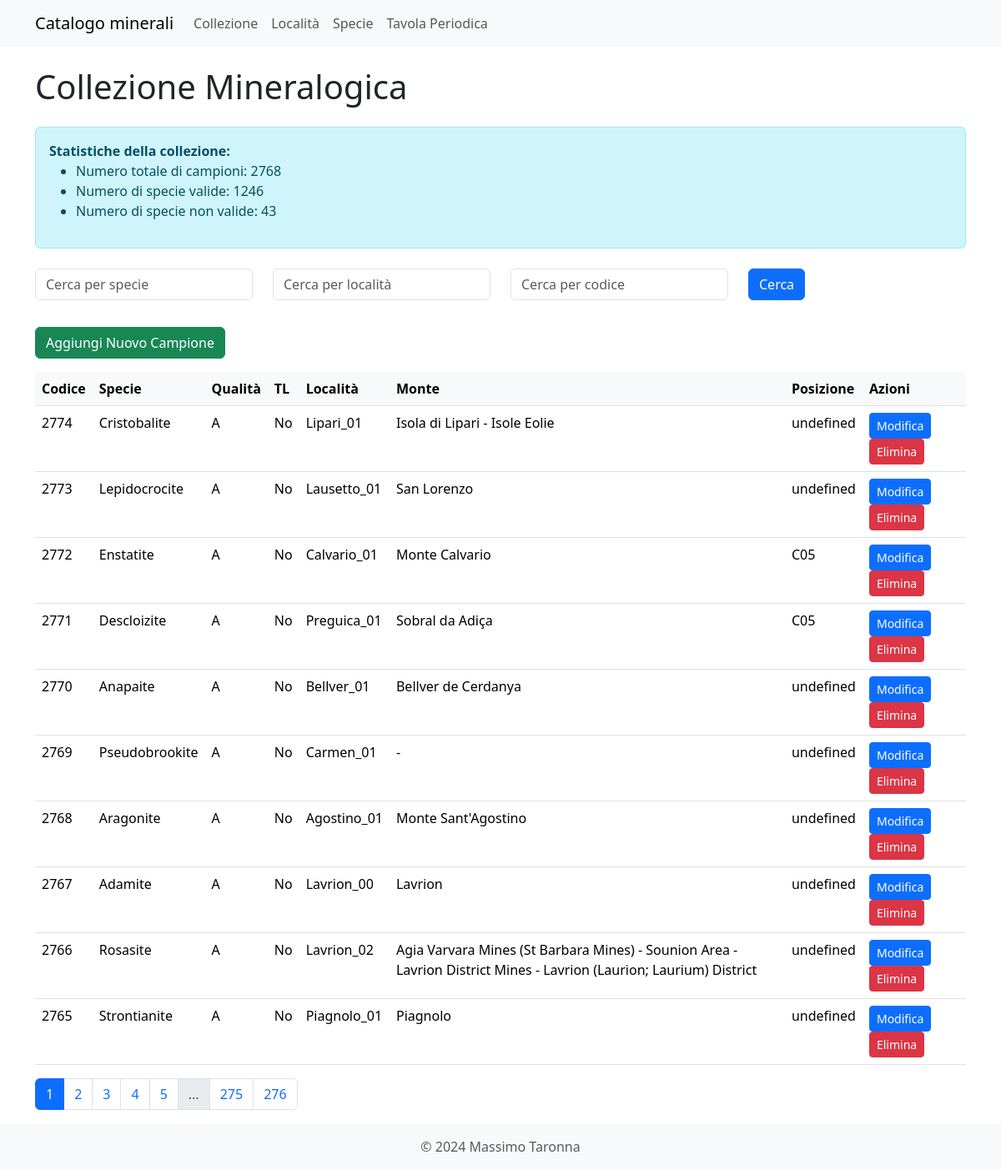
Page /collezione on the earlier database version.
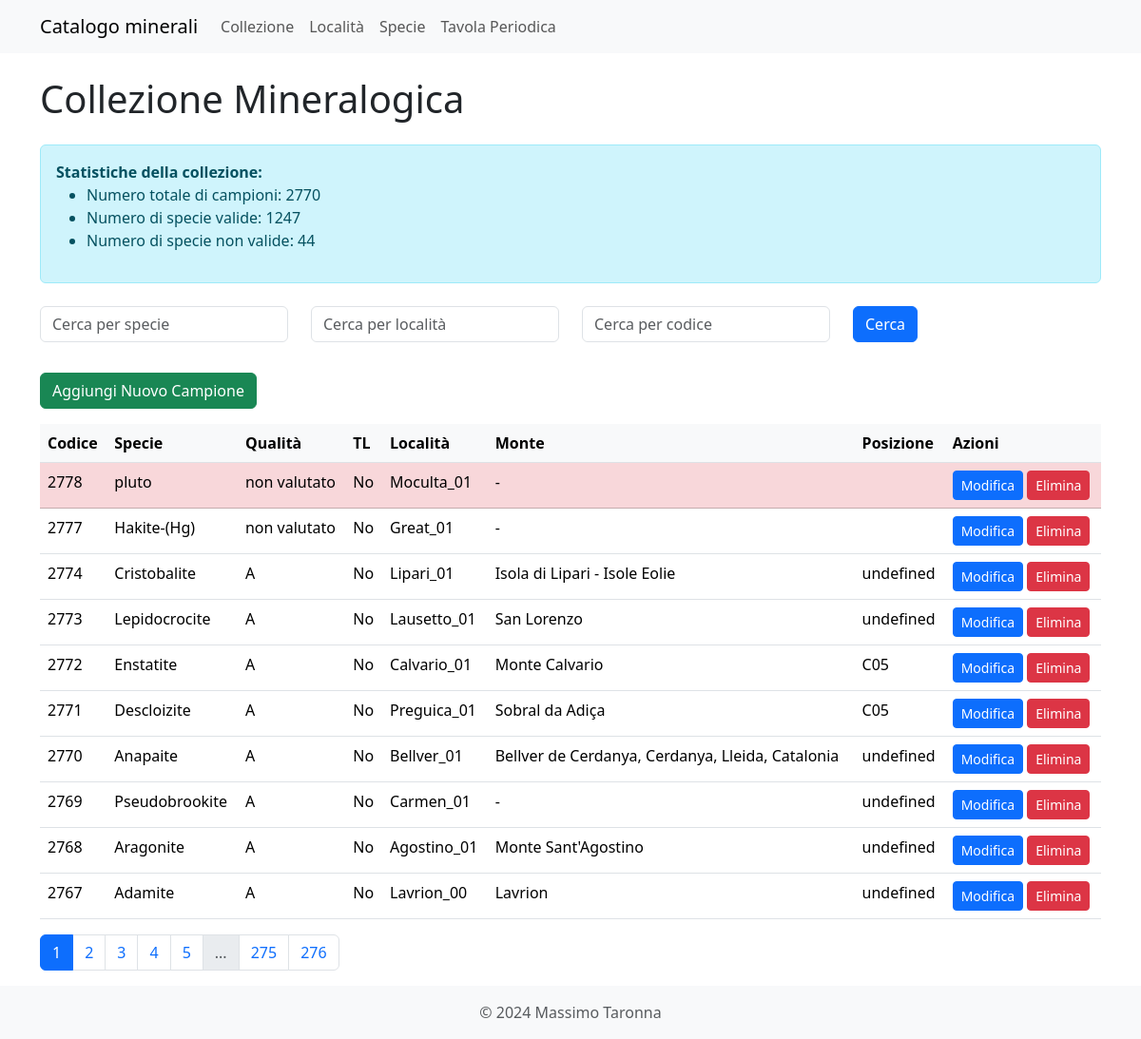
Same page on the later database version.
### models.py (models this page shows, shortened)
class Collezione(db.Model, SerializerMixin):
    id = db.Column(db.Integer, primary_key=True)
    codice = db.Column(db.Integer, unique=True, nullable=False)
    posizione = db.Column(db.String(50))
    specie_id = db.Column(db.Integer, db.ForeignKey('specie.id', name='fk_collezione_specie'), nullable=True)
    specie_nome = db.Column(db.String(100))
    specie_non_valida = db.Column(db.String(100))
    varieta = db.Column(db.String(100))
    alias = db.Column(db.String(100))
    associazione = db.Column(db.String(100))
    cod_loc = db.Column(db.String(30), db.ForeignKey('localita.cod_loc', name='fk_collezione_localita'))
    dimensionamento = db.Column(db.String(50))
    qualita = db.Column(db.String(10))
    data_ins = db.Column(db.Date)
    data_acq = db.Column(db.Date)
    mod_acq = db.Column(db.String(50))
    acquisito_da = db.Column(db.String(100))
    costo = db.Column(db.Float)
    luogo_acq = db.Column(db.String(50))
    scambiato_per = db.Column(db.String(50))
    note = db.Column(db.Text)
    referenza = db.Column(db.String(100))
    descrizione = db.Column(db.String(200))
    fluor_lw = db.Column(db.String(20))
    fluor_sw = db.Column(db.String(20))
    radioattivo = db.Column(db.String(20))
    tl = db.Column(db.Boolean)
    specie_rel = db.relationship('Specie', back_populates='campioni')
    serialize_rules = ('-localita', '-specie_rel')

class Localita(db.Model, SerializerMixin):
    id = db.Column(db.Integer, primary_key=True)
    cod_loc = db.Column(db.String(100), unique=True, nullable=False)
    cava_min = db.Column(db.String(255))
    loc_monte = db.Column(db.String(255))
    valle = db.Column(db.String(50))
    comune = db.Column(db.String(50))
    distr_pref = db.Column(db.String(50))
    provincia = db.Column(db.String(50))
    regione = db.Column(db.String(50))
    dipartimento = db.Column(db.String(50))
    stato = db.Column(db.String(50))
    nazione = db.Column(db.String(100))
    note = db.Column(db.Text)
    cod_mindat = db.Column(db.Integer)
    collezione = db.relationship('Collezione', backref='localita', lazy='dynamic')
    serialize_rules = ('-collezione',)

### app.py (the view)
@app.route('/collezione', methods=['GET'])
def collezione():
    page = request.args.get('page', 1, type=int)
    specie_search = request.args.get('specie-search', '')
    localita_search = request.args.get('localita-search', '')
    codice_search = request.args.get('codice-search', '')
    query = db.session.query(Collezione, Localita.loc_monte).join(Localita, Collezione.cod_loc == Localita.cod_loc)
    if specie_search:
        query = query.filter(Collezione.specie_nome.ilike(f'%{specie_search}%'))
    if localita_search:
        query = query.filter(Localita.cava_min.ilike(f'%{localita_search}%'))
    if codice_search:
        query = query.filter(Collezione.codice.ilike(f'%{codice_search}%'))
    pagination = query.order_by(Collezione.codice.desc()).paginate(page=page, per_page=10, error_out=False)
    items = pagination.items
    total_campioni = Collezione.query.count()
    specie_valide = db.session.query(func.count(func.distinct(Collezione.specie_id))).filter(Collezione.specie_id.isnot(None)).scalar()
    specie_non_valide = db.session.query(func.count(func.distinct(Collezione.specie_nome))).filter(Collezione.specie_id.is_(None)).scalar()
    return render_template('collezione.html',
                           items=items,
                           pagination=pagination,
                           total_campioni=total_campioni,
                           specie_valide=specie_valide,
                           specie_non_valide=specie_non_valide,
                           specie_search=specie_search,
                           localita_search=localita_search,
                           codice_search=codice_search)

### app.py (called while the page is built)
@app.context_processor
def inject_specie_valide():
    specie_valide_count = db.session.query(func.count(func.distinct(Collezione.specie_id))).filter(Collezione.specie_id.isnot(None)).scalar()
    return {'specie_valide': specie_valide_count}

### templates/collezione.html (shortened to what this page needs)
{% extends "base.html" %}
{% block content %}
<h1 class="mb-4">Collezione Mineralogica</h1>
<div class="alert alert-info mb-4">
    <strong>Statistiche della collezione:</strong>
    <ul>
        <li>Numero totale di campioni: {{ total_campioni }}</li>
        <li>Numero di specie valide: {{ specie_valide }}</li>
        <li>Numero di specie non valide: {{ specie_non_valide }}</li>
    </ul>
</div>
<form id="searchForm" class="mb-3">
    <div class="row">
        <div class="col-md-3 mb-3">
            <input type="text" id="specie-search" name="specie-search" class="form-control" placeholder="Cerca per specie" value="{{ specie_search }}">
        </div>
        <div class="col-md-3 mb-3">
            <input type="text" id="localita-search" name="localita-search" class="form-control" placeholder="Cerca per località" value="{{ localita_search }}">
        </div>
        <div class="col-md-3 mb-3">
            <input type="text" id="codice-search" name="codice-search" class="form-control" placeholder="Cerca per codice" value="{{ codice_search }}">
        </div>
        <div class="col-md-3 mb-3">
            <button type="submit" class="btn btn-primary">Cerca</button>
        </div>
    </div>
</form>
<a href="{{ url_for('new_collezione') }}" class="btn btn-success mb-3">Aggiungi Nuovo Campione</a>
<table class="table">
    <thead>
        <tr>
            <th>Codice</th>
            <th>Specie</th>
            <th>Qualità</th>
            <th>TL</th>
            <th>Località</th>
            <th>Monte</th>
            <th>Posizione</th>
            <th>Azioni</th>
        </tr>
    </thead>
    <tbody>
        {% for collezione, loc_monte in items %}
        <tr class="{% if collezione.tl %}table-warning{% elif not collezione.specie_id %}table-danger{% endif %}">
            <td>{{ collezione.codice }}</td>
            <td>{{ collezione.specie_nome }}</td>
            <td>{{ collezione.qualita }}</td>
            <td>{{ "Sì" if collezione.tl else "No" }}</td>
            <td>{{ collezione.cod_loc }}</td>
            <td>{{ loc_monte }}</td>
            <td>{{ collezione.posizione }}</td>
            <td>
                <a href="{{ url_for('edit_collezione', id=collezione.id) }}" class="btn btn-sm btn-primary">Modifica</a>
                <button type="button" class="btn btn-sm btn-danger" data-bs-toggle="modal" data-bs-target="#deleteModal{{ collezione.id }}">
                    Elimina
                </button>
            </td>
        </tr>
        {% endfor %}
    </tbody>
</table>
{% if pagination.pages > 1 %}
<nav aria-label="Page navigation">
    <ul class="pagination">
        {% for page in pagination.iter_pages() %}
            {% if page %}
                {% if page != pagination.page %}
                    <li class="page-item">
                        <a class="page-link" href="{{ url_for('collezione', page=page, specie_search=specie_search, localita_search=localita_search) }}">{{ page }}</a>
                    </li>
                {% else %}
                    <li class="page-item active"><span class="page-link">{{ page }}</span></li>
                {% endif %}
            {% else %}
                <li class="page-item disabled"><span class="page-link">...</span></li>
            {% endif %}
        {% endfor %}
    </ul>
</nav>
{% endif %}
{% endblock %}

Differences in the rows shown:
no longer on this page (row unchanged): Collezione: codice "2766", specie_nome "Rosasite", qualita "A", tl "No", cod_loc "Lavrion_02", loc_monte "Agia Varvara Mines (St Barbara Mines) - Sounion Area - Lavrion District Mines - Lavrion (Laurion; Laurium) District", posizione "undefined"
no longer on this page (row unchanged): Collezione: codice "2765", specie_nome "Strontianite", qualita "A", tl "No", cod_loc "Piagnolo_01", loc_monte "Piagnolo", posizione "undefined"
added Collezione: codice "2778", specie_nome "pluto", qualita "non valutato", tl "No", cod_loc "Moculta_01", loc_monte "-"
added Collezione: codice "2777", specie_nome "Hakite-(Hg)", qualita "non valutato", tl "No", cod_loc "Great_01", loc_monte "-"
changed through a linked row, Collezione "Anapaite": loc_monte "Bellver de Cerdanya" → "Bellver de Cerdanya, Cerdanya, Lleida, Catalonia"
Other differences:
{{ total_campioni }}: "2768" → "2770"
{{ specie_valide }}: "1246" → "1247"
{{ specie_non_valide }}: "43" → "44"
